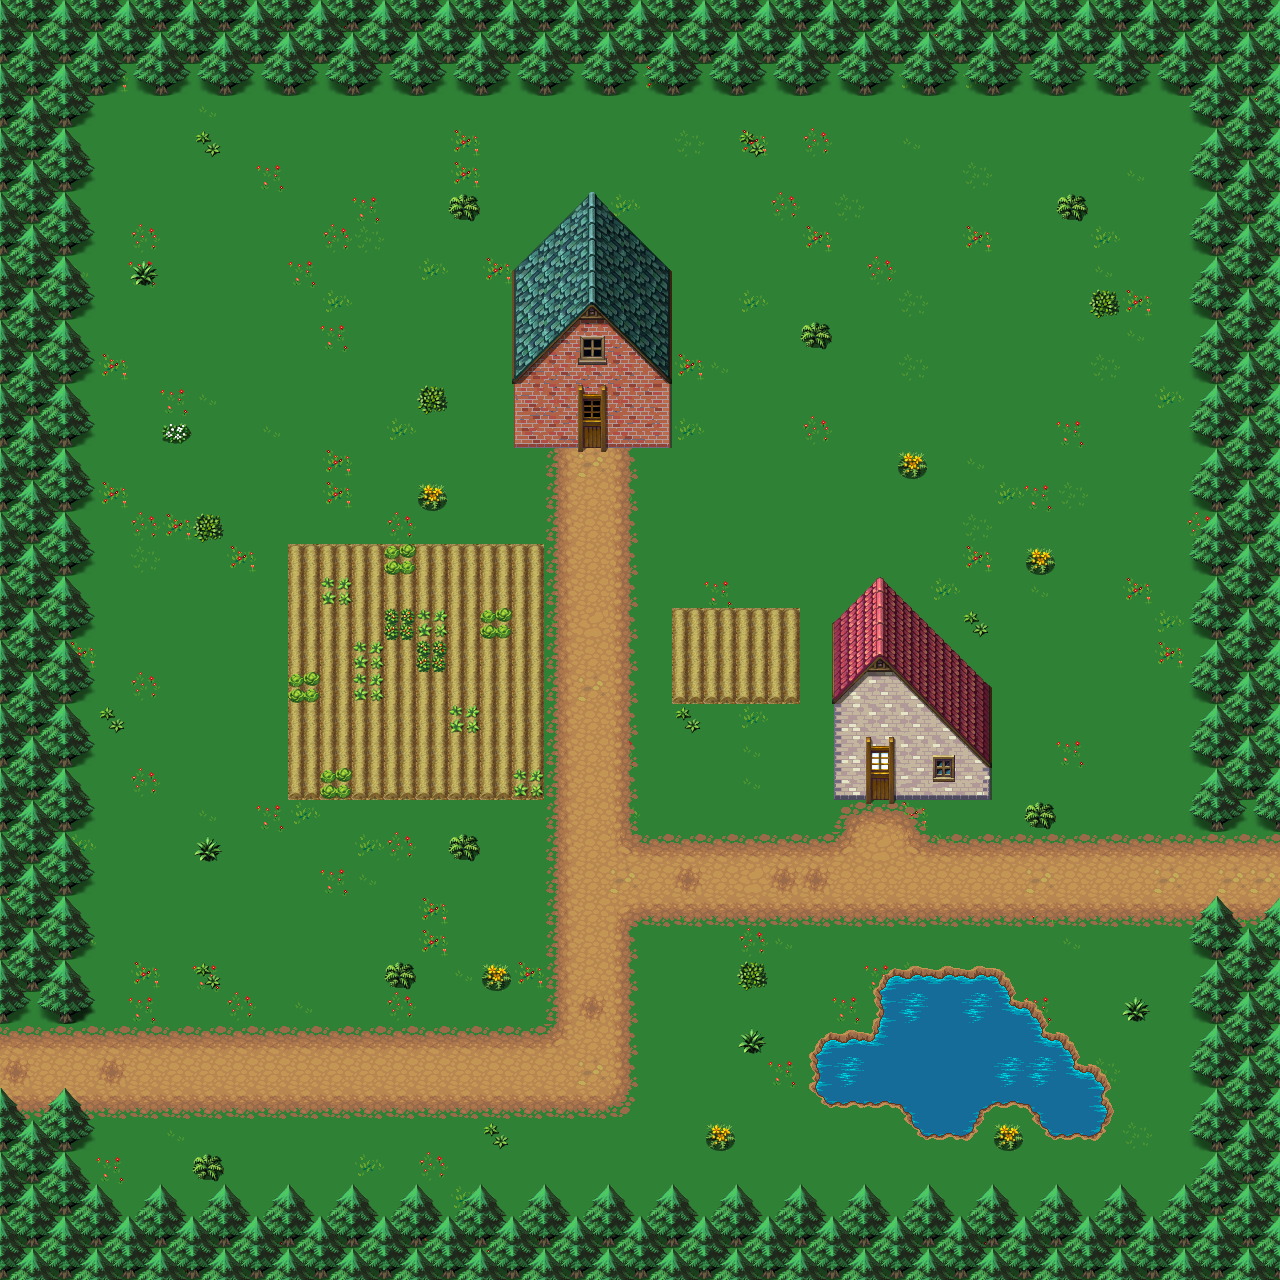

A 2D game scene composited from a Tiled map and its tileset images. What follows is a short description and the map's XML, with each tile layer's data collapsed to a summary:
An orthogonal 40x40 tile map with 32x32 px tiles, 8 tile layers (in, ground, ground_2, ground_deco, ...), 7 tilesets and 50 objects (6x solid).

<map version="1.10" tiledversion="1.10.0" orientation="orthogonal" renderorder="right-down" width="40" height="40" tilewidth="32" tileheight="32" infinite="0" nextlayerid="10" nextobjectid="131">
 <tileset firstgid="1" source="../tilesets/forest_tiles.tsx" />
 <tileset firstgid="1409" source="../tilesets/Refmap-TileB.tsx" />
 <tileset firstgid="1665" source="../tilesets/spawn_tiles.tsx" />
 <tileset firstgid="1670" source="../tilesets/tenement.tsx" />
 <tileset firstgid="4742" source="../tilesets/Refmap-TileC.tsx" />
 <tileset firstgid="4998" source="../tilesets/Refmap-TileD.tsx" />
 <tileset firstgid="5254" source="../tilesets/Refmap-TileA5.tsx" />
 <layer id="9" name="in" width="40" height="40">
  <data>[1600 cells, 0 non-empty, 0 distinct tile ids]</data>
 </layer>
 <layer id="1" name="ground" width="40" height="40">
  <data>[1600 cells, 1600 non-empty, 7 distinct tile ids]</data>
 </layer>
 <layer id="3" name="ground_2" width="40" height="40">
  <data>[1600 cells, 309 non-empty, 33 distinct tile ids]</data>
 </layer>
 <layer id="2" name="ground_deco" width="40" height="40">
  <data>[1600 cells, 41 non-empty, 9 distinct tile ids]</data>
 </layer>
 <layer id="8" name="ground_deco_2" width="40" height="40">
  <data>[1600 cells, 429 non-empty, 8 distinct tile ids]</data>
 </layer>
 <layer id="4" name="structure" width="40" height="40">
  <data>[1600 cells, 38 non-empty, 16 distinct tile ids]</data>
 </layer>
 <layer id="5" name="structure_deco" width="40" height="40">
  <data>[1600 cells, 10 non-empty, 9 distinct tile ids]</data>
 </layer>
 <layer id="6" name="structure_roof" width="40" height="40">
  <data>[1600 cells, 49 non-empty, 43 distinct tile ids]</data>
 </layer>
 <objectgroup id="7" name="objects">
  <properties>
   <property name="type" value="poly" />
  </properties>
  <object id="1" name="solid" x="0" y="0" width="96" height="1024">
   <properties>
    <property name="type" value="solid" />
   </properties>
  </object>
  <object id="2" name="solid" x="96" y="0" width="1184" height="96">
   <properties>
    <property name="type" value="solid" />
   </properties>
  </object>
  <object id="3" name="solid" x="1184" y="96" width="96" height="1184">
   <properties>
    <property name="type" value="solid" />
   </properties>
  </object>
  <object id="5" name="solid" x="0" y="1184" width="1184" height="96">
   <properties>
    <property name="type" value="solid" />
   </properties>
  </object>
  <object id="11" gid="1666" x="1120" y="160" width="32" height="32" />
  <object id="13" x="512" y="288" width="160" height="160">
   <properties>
    <property name="type" value="solid" />
   </properties>
  </object>
  <object id="29" x="192" y="256">
   <properties>
    <property name="type" value="poly" />
   </properties>
   <polygon points="0,0 128,128 192,128 256,64 160,-32 32,-32" />
  </object>
  <object id="44" x="512" y="288">
   <properties>
    <property name="type" value="poly" />
   </properties>
   <polygon points="0,0 64,-64 96,-64 160,0" />
  </object>
  <object id="55" name="solid" x="0" y="1120" width="96" height="64">
   <properties>
    <property name="type" value="solid" />
   </properties>
  </object>
  <object id="56" name="solid" x="0" y="1024" width="32" height="96">
   <properties>
    <property name="type" value="solid" />
   </properties>
  </object>
  <object id="58" x="992" y="800">
   <properties>
    <property name="type" value="poly" />
   </properties>
   <polygon points="0,0 0,-96 -96,-192 -128,-192 -160,-160 -160,0" />
  </object>
  <object id="61" x="1120" y="1088">
   <properties>
    <property name="type" value="polyLow" />
   </properties>
   <polygon points="0,0 -128,-128 -224,-128 -256,-96 -256,-64 -256,32 0,32" />
  </object>
  <object id="62" x="896" y="1120">
   <properties>
    <property name="type" value="polyLow" />
   </properties>
   <polygon points="0,0 32,32 64,32 96,0" />
  </object>
  <object id="63" x="1024" y="1120">
   <properties>
    <property name="type" value="polyLow" />
   </properties>
   <polygon points="0,0 32,32 64,32 96,0" />
  </object>
  <object id="64" x="864" y="1120">
   <properties>
    <property name="type" value="polyLow" />
   </properties>
   <polygon points="0,0 -32,0 -64,-32 -64,-64 -32,-96 0,-96" />
  </object>
  <object id="89" gid="1455" x="288" y="384" width="32" height="32" />
  <object id="90" gid="1455" x="352" y="384" width="32" height="32" />
  <object id="91" gid="1455" x="384" y="352" width="32" height="32" />
  <object id="92" gid="1455" x="320" y="352" width="32" height="32" />
  <object id="93" gid="1455" x="352" y="320" width="32" height="32" />
  <object id="94" gid="1455" x="320" y="288" width="32" height="32" />
  <object id="95" gid="1455" x="288" y="256" width="32" height="32" />
  <object id="96" gid="1455" x="224" y="256" width="32" height="32" />
  <object id="97" gid="1455" x="192" y="288" width="32" height="32" />
  <object id="98" gid="1455" x="224" y="320" width="32" height="32" />
  <object id="99" gid="1455" x="256" y="352" width="32" height="32" />
  <object id="100" gid="1455" x="256" y="288" width="32" height="32" />
  <object id="101" gid="1455" x="288" y="320" width="32" height="32" />
  <object id="102" gid="1489" x="672" y="1088" width="32" height="32" />
  <object id="104" gid="1489" x="704" y="960" width="32" height="32" />
  <object id="105" gid="1489" x="832" y="960" width="32" height="32" />
  <object id="106" gid="1507" x="384" y="928" width="32" height="32" />
  <object id="107" gid="1449" x="640" y="832" width="32" height="32" />
  <object id="108" gid="1455" x="736" y="512" width="32" height="32" />
  <object id="109" gid="1455" x="928" y="352" width="32" height="32" />
  <object id="110" gid="1455" x="1120" y="544" width="32" height="32" />
  <object id="111" gid="1455" x="736" y="288" width="32" height="32" />
  <object id="112" gid="1455" x="160" y="896" width="32" height="32" />
  <object id="113" gid="1509" x="128" y="1024" width="32" height="32" />
  <object id="117" gid="1470" x="512" y="896" width="32" height="32" />
  <object id="118" gid="1470" x="1120" y="832" width="32" height="32" />
  <object id="119" gid="1470" x="1120" y="960" width="32" height="32" />
  <object id="120" gid="1470" x="960" y="224" width="32" height="32" />
  <object id="121" gid="1470" x="160" y="608" width="32" height="32" />
  <object id="123" gid="1522" x="736" y="672" width="32" height="32" />
  <object id="124" gid="1522" x="736" y="672" width="32" height="32" />
  <object id="125" gid="1470" x="416" y="1152" width="32" height="32" />
  <object id="126" gid="1470" x="256" y="1184" width="32" height="32" />
  <object id="127" gid="1470" x="256" y="960" width="32" height="32" />
  <object id="130" gid="1665" x="192" y="1088" width="32" height="32" />
 </objectgroup>
</map>
